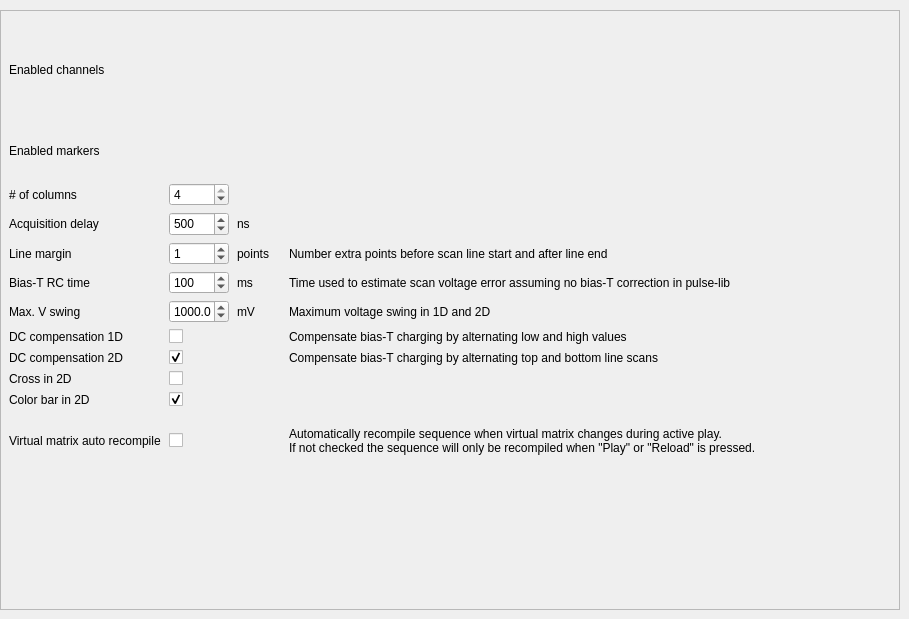
      <widget class="QWidget" name="tab_3">
       <attribute name="title">
        <string>Settings</string>
       </attribute>
       <widget class="QFrame" name="frame_4">
        <property name="geometry">
         <rect>
          <x>0</x>
          <y>10</y>
          <width>900</width>
          <height>600</height>
         </rect>
        </property>
        <property name="frameShape">
         <enum>QFrame::StyledPanel</enum>
        </property>
        <property name="frameShadow">
         <enum>QFrame::Raised</enum>
        </property>
        <widget class="QWidget" name="verticalLayoutWidget">
         <property name="geometry">
          <rect>
           <x>9</x>
           <y>9</y>
           <width>750</width>
           <height>450</height>
          </rect>
         </property>
         <layout class="QVBoxLayout" name="verticalLayout_4">
          <item>
           <layout class="QGridLayout" name="formLayout_4">
            <property name="horizontalSpacing">
             <number>8</number>
            </property>
            <item row="0" column="20">
             <spacer>
              <property name="orientation">
               <enum>Qt::Horizontal</enum>
              </property>
              <property name="sizeType">
               <enum>QSizePolicy::MinimumExpanding</enum>
              </property>
              <property name="minimumSize" stdset="0">
               <size>
                <width>20</width>
                <height>16</height>
               </size>
              </property>
             </spacer>
            </item>
			<!-- Channels -->
            <item row="0" column="0">
             <widget class="QLabel" name="label_43">
              <property name="text">
               <string/>
              </property>
             </widget>
            </item>
            <item row="0" column="1">
             <layout class="QHBoxLayout" name="horizontalLayout_channel_labels">
              <property name="spacing">
               <number>8</number>
              </property>
			 </layout>
            </item>
            <item row="1" column="0">
             <widget class="QLabel" name="label_9">
              <property name="text">
               <string>Enabled channels</string>
              </property>
             </widget>
            </item>
            <item row="1" column="1">
             <layout class="QHBoxLayout" name="horizontalLayout_channel_checkboxes"/>
            </item>
            <item row="3" column="0">
             <spacer>
              <property name="orientation">
               <enum>Qt::Vertical</enum>
              </property>
              <property name="sizeType">
               <enum>QSizePolicy::Fixed</enum>
              </property>
              <property name="maximumSize" stdset="0">
               <size>
                <width>20</width>
                <height>10</height>
               </size>
              </property>
             </spacer>
            </item>
			<!-- Markers -->
            <item row="4" column="0">
             <widget class="QLabel" name="label_blank">
              <property name="text">
               <string></string>
              </property>
             </widget>
            </item>
            <item row="4" column="1">
             <layout class="QHBoxLayout" name="horizontalLayout_markers"/>
            </item>
            <item row="5" column="0">
             <widget class="QLabel" name="label_markers">
              <property name="text">
               <string>Enabled markers</string>
              </property>
             </widget>
            </item>
            <item row="5" column="1">
             <layout class="QHBoxLayout" name="horizontalLayout_markers_checks"/>
            </item>
            <item row="10" column="0">
             <spacer>
              <property name="orientation">
               <enum>Qt::Vertical</enum>
              </property>
              <property name="sizeType">
               <enum>QSizePolicy::Fixed</enum>
              </property>
              <property name="maximumSize" stdset="0">
               <size>
                <width>20</width>
                <height>10</height>
               </size>
              </property>
             </spacer>
            </item>
           </layout>
          </item>

          <item>
           <layout class="QGridLayout">
            <property name="horizontalSpacing">
             <number>8</number>
            </property>

            <item row="0" column="4">
             <spacer>
              <property name="orientation">
               <enum>Qt::Horizontal</enum>
              </property>
              <property name="sizeType">
               <enum>QSizePolicy::MinimumExpanding</enum>
              </property>
              <property name="minimumSizeSize" stdset="0">
               <size>
                <width>20</width>
                <height>16</height>
               </size>
              </property>
             </spacer>
            </item>
            <item row="1" column="0">
             <widget class="QLabel" name="label_30">
              <property name="text">
               <string># of columns</string>
              </property>
             </widget>
            </item>
            <item row="1" column="1">
             <widget class="QSpinBox" name="_gen_n_columns">
              <property name="sizePolicy">
               <sizepolicy hsizetype="Preferred" vsizetype="Fixed">
                <horstretch>0</horstretch>
                <verstretch>0</verstretch>
               </sizepolicy>
              </property>
              <property name="maximumSize">
               <size>
                <width>60</width>
                <height>24</height>
               </size>
              </property>
              <property name="minimum">
               <number>1</number>
              </property>
              <property name="maximum">
               <number>4</number>
              </property>
              <property name="value">
               <number>4</number>
              </property>
             </widget>
            </item>
            <item row="5" column="0">
             <widget class="QLabel" name="label_acq_delay">
              <property name="text">
               <string>Acquisition delay</string>
              </property>
             </widget>
            </item>
            <item row="5" column="1">
             <widget class="QSpinBox" name="_gen_acquisition_delay_ns">
              <property name="minimumSize">
               <size>
                <width>60</width>
                <height>24</height>
               </size>
              </property>
              <property name="maximumSize">
               <size>
                <width>60</width>
                <height>24</height>
               </size>
              </property>
              <property name="minimum">
               <number>0</number>
              </property>
              <property name="maximum">
               <number>10000</number>
              </property>
              <property name="singleStep">
               <number>100</number>
              </property>
              <property name="value">
               <number>500</number>
              </property>
             </widget>
            </item>
            <item row="5" column="2">
             <widget class="QLabel" name="label_acq_delay_ns">
              <property name="text">
               <string>ns</string>
              </property>
             </widget>
            </item>
            <item row="6" column="0">
             <widget class="QLabel" name="label_line_margin">
              <property name="text">
               <string>Line margin</string>
              </property>
             </widget>
            </item>
            <item row="6" column="1">
             <widget class="QSpinBox" name="_gen_line_margin">
              <property name="toolTip">
               <string>number extra points before scan line start and after line end</string>
              </property>
              <property name="maximumSize">
               <size>
                <width>60</width>
                <height>24</height>
               </size>
              </property>
              <property name="minimum">
               <number>0</number>
              </property>
              <property name="maximum">
               <number>10</number>
              </property>
              <property name="singleStep">
               <number>1</number>
              </property>
              <property name="value">
               <number>1</number>
              </property>
             </widget>
           </item>
           <item row="6" column="2">
            <widget class="QLabel" name="label_line_margin_pts">
             <property name="text">
              <string>points</string>
             </property>
            </widget>
           </item>
           <item row="6" column="3">
             <widget class="QLabel" name="label_line_margin_detail">
              <property name="text">
               <string>Number extra points before scan line start and after line end</string>
              </property>
             </widget>
            </item>
            <item row="7" column="0">
             <widget class="QLabel" name="label_bias_T">
              <property name="text">
               <string>Bias-T RC time</string>
              </property>
             </widget>
            </item>
            <item row="7" column="1">
             <widget class="QSpinBox" name="_gen_bias_T_RC">
              <property name="toolTip">
               <string>used to check scan line duration</string>
              </property>
              <property name="maximumSize">
               <size>
                <width>60</width>
                <height>24</height>
               </size>
              </property>
              <property name="minimum">
               <number>1</number>
              </property>
              <property name="maximum">
               <number>1000</number>
              </property>
              <property name="singleStep">
               <number>1</number>
              </property>
              <property name="value">
               <number>100</number>
              </property>
             </widget>
            </item>
            <item row="7" column="2">
             <widget class="QLabel" name="label_bias_T_ms">
              <property name="text">
               <string>ms</string>
              </property>
             </widget>
            </item>
            <item row="7" column="3">
             <widget class="QLabel" name="label_line_margin_detail">
              <property name="text">
               <string>Time used to estimate scan voltage error assuming no bias-T correction in pulse-lib</string>
              </property>
             </widget>
            </item>

            <item row="8" column="0">
             <widget class="QLabel" name="label_max_V_swing">
              <property name="text">
               <string>Max. V swing</string>
              </property>
             </widget>
            </item>
            <item row="8" column="1">
             <widget class="QDoubleSpinBox" name="_gen_max_V_swing">
              <property name="toolTip">
               <string>maximum voltage swing for 1D and 2D</string>
              </property>
              <property name="maximumSize">
               <size>
                <width>60</width>
                <height>24</height>
               </size>
              </property>
              <property name="decimals">
               <number>1</number>
              </property>
              <property name="minimum">
               <number>1</number>
              </property>
              <property name="maximum">
               <number>5000</number>
              </property>
              <property name="singleStep">
               <number>1</number>
              </property>
              <property name="value">
               <number>1000</number>
              </property>
             </widget>
            </item>
            <item row="8" column="2">
             <widget class="QLabel" name="label_max_V_swing_mV">
              <property name="text">
               <string>mV</string>
              </property>
             </widget>
            </item>
            <item row="8" column="3">
             <widget class="QLabel" name="label_max_V_swing_detail">
              <property name="text">
               <string>Maximum voltage swing in 1D and 2D</string>
              </property>
             </widget>
            </item>

            <item row="9" column="0">
             <widget class="QLabel" name="label_1D_biasT_corr">
              <property name="text">
               <string>DC compensation 1D</string>
              </property>
             </widget>
            </item>
            <item row="9" column="1">
             <widget class="QCheckBox" name="_gen_biasT_corr_1D">
              <property name="text">
               <string/>
              </property>
              <property name="checked">
               <bool>false</bool>
              </property>
             </widget>
            </item>
            <item row="9" column="3">
             <widget class="QLabel" name="label_1D_biasT_corr_detail">
              <property name="text">
               <string>Compensate bias-T charging by alternating low and high values</string>
              </property>
             </widget>
            </item>

            <item row="10" column="0">
             <widget class="QLabel" name="label_2D_biasT_corr">
              <property name="text">
               <string>DC compensation 2D</string>
              </property>
             </widget>
            </item>
            <item row="10" column="1">
             <widget class="QCheckBox" name="_gen_biasT_corr_2D">
              <property name="text">
               <string/>
              </property>
              <property name="checked">
               <bool>true</bool>
              </property>
             </widget>
            </item>
            <item row="10" column="3">
             <widget class="QLabel" name="label_2D_biasT_corr_detail">
              <property name="text">
               <string>Compensate bias-T charging by alternating top and bottom line scans</string>
              </property>
             </widget>
            </item>

            <item row="20" column="0">
             <widget class="QLabel" name="label_2D_cross">
              <property name="text">
               <string>Cross in 2D</string>
              </property>
             </widget>
            </item>
            <item row="20" column="1">
             <widget class="QCheckBox" name="_gen_2D_cross">
              <property name="text">
               <string/>
              </property>
              <property name="checked">
               <bool>false</bool>
              </property>
             </widget>
            </item>
            <item row="21" column="0">
             <widget class="QLabel" name="label_2D_colorbar">
              <property name="text">
               <string>Color bar in 2D</string>
              </property>
             </widget>
            </item>
            <item row="21" column="1">
             <widget class="QCheckBox" name="_gen_2D_colorbar">
              <property name="text">
               <string/>
              </property>
              <property name="checked">
               <bool>true</bool>
              </property>
             </widget>
            </item>

            <item row="22" column="0">
             <widget class="QLabel">
              <property name="text">
               <string>Virtual matrix auto recompile</string>
              </property>
             </widget>
            </item>
            <item row="22" column="1">
             <widget class="QCheckBox" name="_gen_vm_auto_recompile">
              <property name="text">
               <string/>
              </property>
              <property name="checked">
               <bool>false</bool>
              </property>
             </widget>
            </item>
            <item row="22" column="3">
             <widget class="QLabel">
              <property name="wordWrap">
               <bool>true</bool>
              </property>
              <property name="text">
               <string>
Automatically recompile sequence when virtual matrix changes during active play.
If not checked the sequence will only be recompiled when "Play" or "Reload" is pressed.
               </string>
              </property>
             </widget>
            </item>

           </layout>
          </item>
         </layout>
        </widget>
       </widget>
      </widget>
